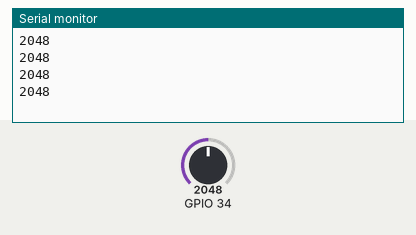
The sketch below on a simulated ESP32. On the bench: the last lines printed to the serial monitor. The test bench sets the inputs (shaded band); at power-on: GPIO 34 = 2048.

Above: at 1.2 s.
1.3 s: GPIO 34 set to 2866
At 1.71 s:
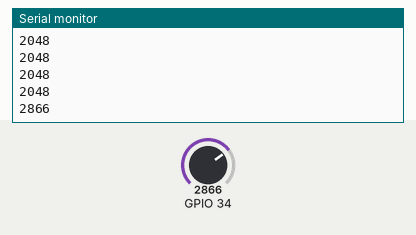
2.8 s: GPIO 34 set to 3603
At 2.91 s:
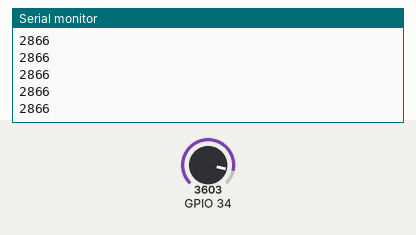
Timing chart, 0 to 5.8 s (numbered marks = the images above; inputs shaded):
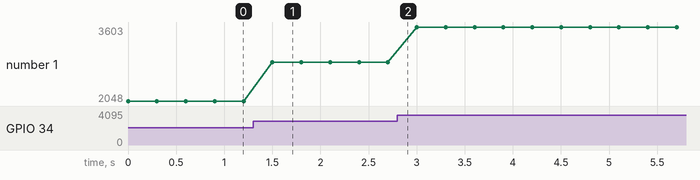

The sketch:

paddleWheelSerialRead.ino
```cpp
void setup() {
Serial.begin(115200);
}

void loop() {
int value = analogRead(34);
Serial.println(value);
delay(300);
}
```

Measured:
- after the input at 1.3 s, the serial monitor: prints a new line after 0.20 s (image 1)
- plotted number 1: 2048 → 2866 after the input at 1.3 s, 2866 → 3603 after the input at 2.8 s
